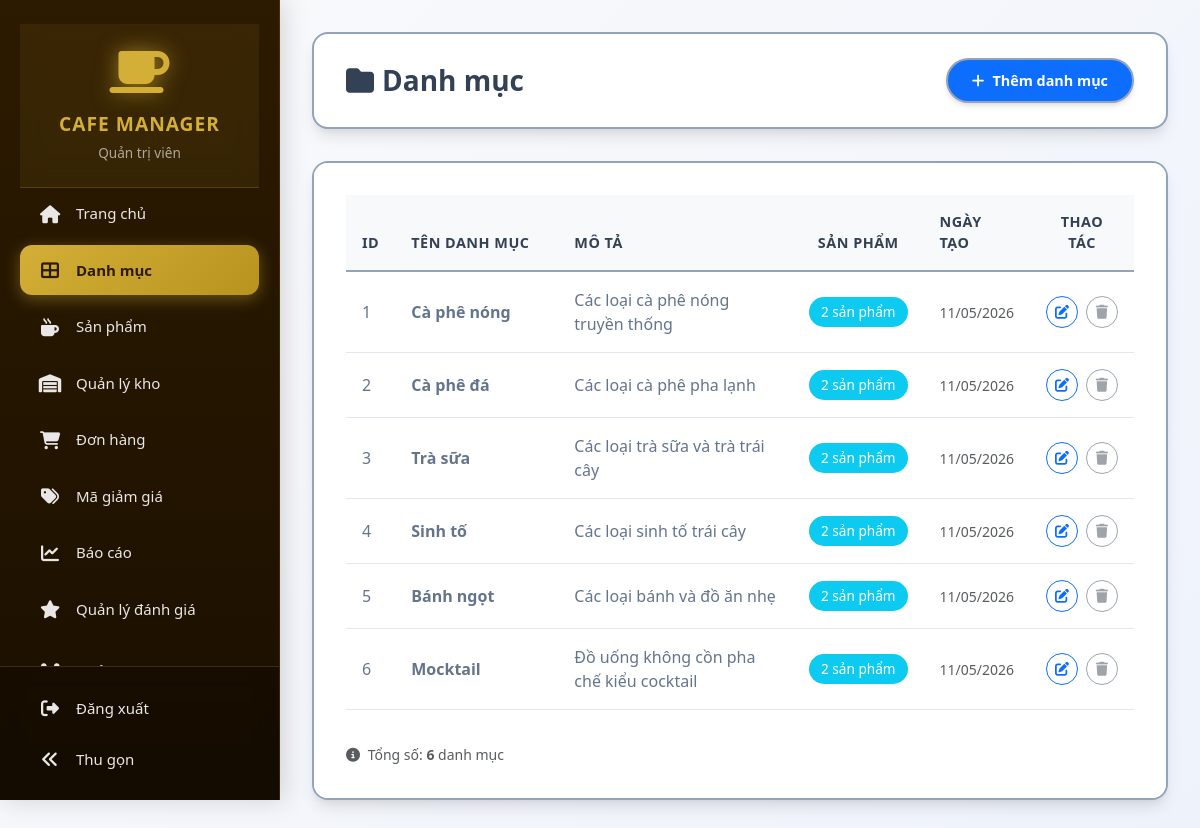
Screenshot of /admin/categories.php (signed in) with the database file from the repository.
### tables this page shows
CREATE TABLE categories (
    id INT PRIMARY KEY AUTO_INCREMENT,
    name VARCHAR(100) NOT NULL,
    description TEXT,
    created_at TIMESTAMP DEFAULT CURRENT_TIMESTAMP
);

### config/helpers.php (called while the page is built, shortened)
<?php
function hasPermission($permission, $userId = null) {
    if (isset($_SESSION['role']) && $_SESSION['role'] === 'admin') {
        return true;
    }
}
function hasAnyPermission($permissions, $userId = null) {
    foreach ($permissions as $permission) {
        if (hasPermission($permission, $userId)) {
            return true;
        }
    }
    return false;
}

### admin/categories.php (the view, shortened to what this page needs)
<?php
require_once '../config/init.php';
 $categories = $pdo->query("
    SELECT c.*, COUNT(p.id) AS product_count
    FROM categories c
    LEFT JOIN products p ON c.id = p.category_id
    GROUP BY c.id
    ORDER BY c.id ASC
")->fetchAll();
?>
<!DOCTYPE html>
<html lang="vi">
<head>
    <link href="https://cdn.jsdelivr.net/npm/bootstrap@5.3.0/dist/css/bootstrap.min.css" rel="stylesheet">
    <link href="https://cdnjs.cloudflare.com/ajax/libs/font-awesome/6.4.0/css/all.min.css" rel="stylesheet">
    <link rel="stylesheet" href="../assets/cssad/categories.css">
</head>
<body class="admin-layout">
        <?php include 'sidebar.php'; ?>
    <div class="content-wrapper">
        <div class="page-header">
            <div class="d-flex align-items-center">
                <h1><i class="fas fa-folder me-2"></i>Danh mục</h1>
            </div>
            <div class="d-flex gap-2">
                <?php if (hasPermission('create_category')): ?>
                <a href="category_form.php" class="btn btn-action btn-primary">
                    <i class="fas fa-plus me-2"></i>Thêm danh mục
                </a>
                <?php endif; ?>
            </div>
        </div>
        <div class="content-card">
            <div class="card-body">
                <div class="table-responsive">
                    <table class="table table-hover align-middle">
                        <thead class="table-light">
                            <tr>
                                <th width="5%">ID</th>
                                <th width="25%">Tên danh mục</th>
                                <th width="40%">Mô tả</th>
                                <th width="10%" class="text-center">Sản phẩm</th>
                                <th width="10%">Ngày tạo</th>
                                <th width="10%" class="text-center">Thao tác</th>
                            </tr>
                        </thead>
                        <tbody>
                            <?php if (empty($categories)): ?>
                                <tr>
                                    <td colspan="6" class="text-center text-muted py-4">
                                        <i class="fas fa-inbox fa-3x mb-3 d-block"></i>
                                        Chưa có danh mục nào
                                    </td>
                                </tr>
                            <?php else: ?>
                                <?php foreach ($categories as $cat): ?>
                                    <tr>
                                        <td><?php echo $cat['id']; ?></td>
                                        <td>
                                            <strong><?php echo htmlspecialchars($cat['name']); ?></strong>
                                        </td>
                                        <td>
                                            <?php
                                            $desc = htmlspecialchars($cat['description']);
                                            echo mb_strlen($desc) > 100 ? mb_substr($desc, 0, 100) . '...' : $desc;
                                            ?>
                                        </td>
                                        <td class="text-center">
                                            <span class="badge bg-info badge-count">
                                                <?php echo $cat['product_count']; ?> sản phẩm
                                            </span>
                                        </td>
                                        <td>
                                            <small class="text-muted">
                                                <?php echo date('d/m/Y', strtotime($cat['created_at'])); ?>
                                            </small>
                                        </td>
                                        <td class="text-center">
                                            <div class="table-actions">
                                                <?php if (hasPermission('edit_category')): ?>
                                                <a href="category_form.php?id=<?php echo $cat['id']; ?>"
                                                    class="btn btn-sm btn-outline-primary" title="Chỉnh sửa">
                                                    <i class="fas fa-edit"></i>
                                                </a>
                                                <?php endif; ?>
                                                <?php if (hasPermission('delete_category') && $cat['product_count'] == 0): ?>
                                                <a href="?delete=<?php echo $cat['id']; ?>"
                                                    class="btn btn-sm btn-outline-danger"
                                                    onclick="return confirm('Bạn có chắc muốn xóa danh mục này?')"
                                                        title="Xóa">
                                                        <i class="fas fa-trash"></i>
                                                    </a>
                                                <?php elseif (hasPermission('delete_category')): ?>
                                                    <button class="btn btn-sm btn-outline-secondary" disabled
                                                        title="Không thể xóa vì còn sản phẩm">
                                                        <i class="fas fa-trash"></i>
                                                    </button>
                                                <?php endif; ?>
                                            </div>
                                        </td>
                                    </tr>
                                <?php endforeach; ?>
                            <?php endif; ?>
                        </tbody>
                    </table>
                </div>
                <?php if (!empty($categories)): ?>
                    <div class="mt-3 text-muted">
                        <small>
                            <i class="fas fa-info-circle me-1"></i>
                            Tổng số: <strong><?php echo count($categories); ?></strong> danh mục
                        </small>
                    </div>
                <?php endif; ?>
            </div>
        </div>
    </div>
</body>
</html>

### admin/sidebar.php (shortened to what this page needs)
<link rel="stylesheet" href="../assets/cssad/sidebar.css">
<link rel="stylesheet" href="../assets/cssad/responsive.css">
<aside class="sidebar-wrapper col-auto px-0" id="adminSidebar">
    <div class="sidebar-menu collapse d-lg-block" id="sidebarMenu">
        <div class="brand-box d-none d-lg-block">
            <i class="fas fa-coffee fa-3x"></i>
            <h5>Cafe Manager</h5>
            <small><?php echo htmlspecialchars($_SESSION['full_name']); ?></small>
        </div>
        <ul class="nav flex-column">
            <?php if (hasPermission('view_dashboard')): ?>
            <li class="nav-item">
                <a class="nav-link <?= basename($_SERVER['PHP_SELF']) == 'index.php' ? 'active' : '' ?>" href="index.php"
                    data-tooltip="Trang chủ">
                    <i class="fas fa-home"></i>
                    <span>Trang chủ</span>
                </a>
            </li>
            <?php endif; ?>
            <?php if (hasPermission('view_categories')): ?>
            <li class="nav-item">
                <a class="nav-link <?= basename($_SERVER['PHP_SELF']) == 'categories.php' ? 'active' : '' ?>"
                    href="categories.php" data-tooltip="Danh mục">
                    <i class="fas fa-th-large"></i>
                    <span>Danh mục</span>
                </a>
            </li>
            <?php endif; ?>
            <?php if (hasPermission('view_products')): ?>
            <li class="nav-item">
                <a class="nav-link <?= basename($_SERVER['PHP_SELF']) == 'products.php' ? 'active' : '' ?>"
                    href="products.php" data-tooltip="Sản phẩm">
                    <i class="fas fa-mug-hot"></i>
                    <span>Sản phẩm</span>
                </a>
            </li>
            <?php endif; ?>
            <?php if (hasPermission('view_inventory')): ?>
            <li class="nav-item">
                <a class="nav-link <?= basename($_SERVER['PHP_SELF']) == 'inventory.php' ? 'active' : '' ?>"
                    href="inventory.php" data-tooltip="Quản lý kho">
                    <i class="fas fa-warehouse"></i>
                    <span>Quản lý kho</span>
                </a>
            </li>
            <?php endif; ?>
            <?php if (hasPermission('view_orders')): ?>
            <li class="nav-item">
                <a class="nav-link <?= basename($_SERVER['PHP_SELF']) == 'orders.php' ? 'active' : '' ?>"
                    href="orders.php" data-tooltip="Đơn hàng">
                    <i class="fas fa-shopping-cart"></i>
                    <span>Đơn hàng</span>
                </a>
            </li>
            <?php endif; ?>
            <?php if (hasPermission('view_coupons')): ?>
            <li class="nav-item">
                <a class="nav-link <?= basename($_SERVER['PHP_SELF']) == 'coupons.php' ? 'active' : '' ?>"
                    href="coupons.php" data-tooltip="Mã giảm giá">
                    <i class="fas fa-tags"></i>
                    <span>Mã giảm giá</span>
                </a>
            </li>
            <?php endif; ?>
            <?php if (hasAnyPermission(['view_reports', 'view_financial_reports'])): ?>
            <li class="nav-item">
                <a class="nav-link <?= basename($_SERVER['PHP_SELF']) == 'reports.php' ? 'active' : '' ?>"
                    href="reports.php" data-tooltip="Báo cáo">
                    <i class="fas fa-chart-line"></i>
                    <span>Báo cáo</span>
                </a>
            </li>
            <?php endif; ?>
            <?php if (hasPermission('view_reviews')): ?>
            <li class="nav-item">
                <a class="nav-link <?= basename($_SERVER['PHP_SELF']) == 'reviews.php' ? 'active' : '' ?>"
                    href="reviews.php" data-tooltip="Quản lý đánh giá">
                    <i class="fas fa-star"></i>
                    <span>Quản lý đánh giá</span>
                </a>
            </li>
            <?php endif; ?>
            <?php if (hasAnyPermission(['manage_roles', 'view_users', 'create_user', 'edit_user'])): ?>
            <li class="nav-item">
                <a class="nav-link <?= basename($_SERVER['PHP_SELF']) == 'manage_employees.php' ? 'active' : '' ?>"
                    href="manage_employees.php" data-tooltip="Quản lý nhân viên">
                    <i class="fas fa-users"></i>
                    <span>Quản lý nhân viên</span>
                </a>
            </li>
            <?php endif; ?>
        </ul>
    </div>
    <div class="sidebar-footer d-none d-lg-block">
        <div class="nav-item mb-0">
            <a class="nav-link" href="../home.php" data-tooltip="Đăng xuất">
                <i class="fas fa-sign-out-alt"></i>
                <span>Đăng xuất</span>
            </a>
        </div>
        <button class="sidebar-collapse-btn nav-link" type="button" data-sidebar-toggle data-tooltip="Thu gọn">
            <i class="fas fa-angles-left"></i>
            <span>Thu gọn</span>
        </button>
    </div>
</aside>

### assets/cssad/categories.css (style rules this page uses)
:root { --primary-color: #d8e2f5; --primary-light: #eef2fb; --primary-dark: #94a3b8; --secondary-color: #fef3c7; --success-color: #dcfce7; --danger-color: #fee2e2; --warning-color: #fef3c7; --light-bg: #f9fafb; --card-bg: #ffffff; --border-color: #e2e8f0; --border-dark: #94a3b8; --text-primary: #334155; --text-secondary: #64748b; --text-muted: #94a3b8; --shadow-sm: 0 1px 2px 0 rgba(0, 0, 0, 0.05); --shadow-md: 0 4px 6px -1px rgba(0, 0, 0, 0.1), 0 2px 4px -1px rgba(0, 0, 0, 0.06); --shadow-lg: 0 10px 15px -3px rgba(0, 0, 0, 0.1), 0 4px 6px -2px rgba(0, 0, 0, 0.05); --sidebar-width: 280px; }
body { font-family: 'Segoe UI', Tahoma, Geneva, Verdana, sans-serif; background-color: var(--light-bg); color: var(--text-primary); overflow-x: hidden; }
.admin-layout { background: linear-gradient(135deg, var(--light-bg) 0%, var(--primary-light) 100%); min-height: 100vh; display: flex; }
.sidebar-wrapper { width: var(--sidebar-width); position: relative; z-index: 100; flex-shrink: 0; border-right: 2px solid var(--border-dark); background: var(--card-bg); box-shadow: var(--shadow-lg); }
.content-wrapper { flex-grow: 1; padding: 2rem; width: calc(100% - var(--sidebar-width)); overflow-y: auto; }
.page-header { margin-bottom: 2rem; background: var(--card-bg); padding: 1.5rem 2rem; border-radius: 16px; box-shadow: var(--shadow-lg); display: flex; justify-content: space-between; align-items: center; border: 2px solid var(--border-dark); }
.page-header h1 { color: var(--text-primary); font-weight: 700; margin: 0; font-size: 1.75rem; }
.content-card { border: 2px solid var(--border-dark); border-radius: 16px; box-shadow: var(--shadow-lg); overflow: hidden; margin-bottom: 2rem; transition: all 0.3s ease; background: var(--card-bg); }
.content-card .card-body { padding: 2rem; background: var(--card-bg); }
.table { border-collapse: separate; border-spacing: 0; }
.table th { font-weight: 700; color: var(--text-primary); border-bottom: 2px solid var(--border-dark); padding: 1rem; font-size: 0.9rem; text-transform: uppercase; letter-spacing: 0.5px; }
.table td { padding: 1rem; vertical-align: middle; border-bottom: 1px solid var(--border-color); color: var(--text-secondary); }
.btn-action { padding: 0.6rem 1.5rem; border-radius: 30px; font-weight: 600; font-size: 0.9rem; transition: all 0.3s ease; border: 2px solid var(--border-dark); box-shadow: var(--shadow-md); }
.badge-count { padding: 0.5rem 0.75rem; border-radius: 30px; font-weight: 500; font-size: 0.85rem; }
.table-actions { display: flex; justify-content: center; gap: 0.5rem; }
.table-actions .btn { width: 32px; height: 32px; padding: 0; display: flex; align-items: center; justify-content: center; border-radius: 50%; }

### rows the page displays
categories: id "1", name "Cà phê nóng", description "Các loại cà phê nóng truyền thống", product_count "2", created_at "11/05/2026"
categories: id "2", name "Cà phê đá", description "Các loại cà phê pha lạnh", product_count "2", created_at "11/05/2026"
categories: id "3", name "Trà sữa", description "Các loại trà sữa và trà trái cây", product_count "2", created_at "11/05/2026"
categories: id "4", name "Sinh tố", description "Các loại sinh tố trái cây", product_count "2", created_at "11/05/2026"
categories: id "5", name "Bánh ngọt", description "Các loại bánh và đồ ăn nhẹ", product_count "2", created_at "11/05/2026"
categories: id "6", name "Mocktail", description "Đồ uống không cồn pha chế kiểu cocktail", product_count "2", created_at "11/05/2026"

### other values shown
$_SESSION['full_name'] "Quản trị viên"
count($categories) "6"
